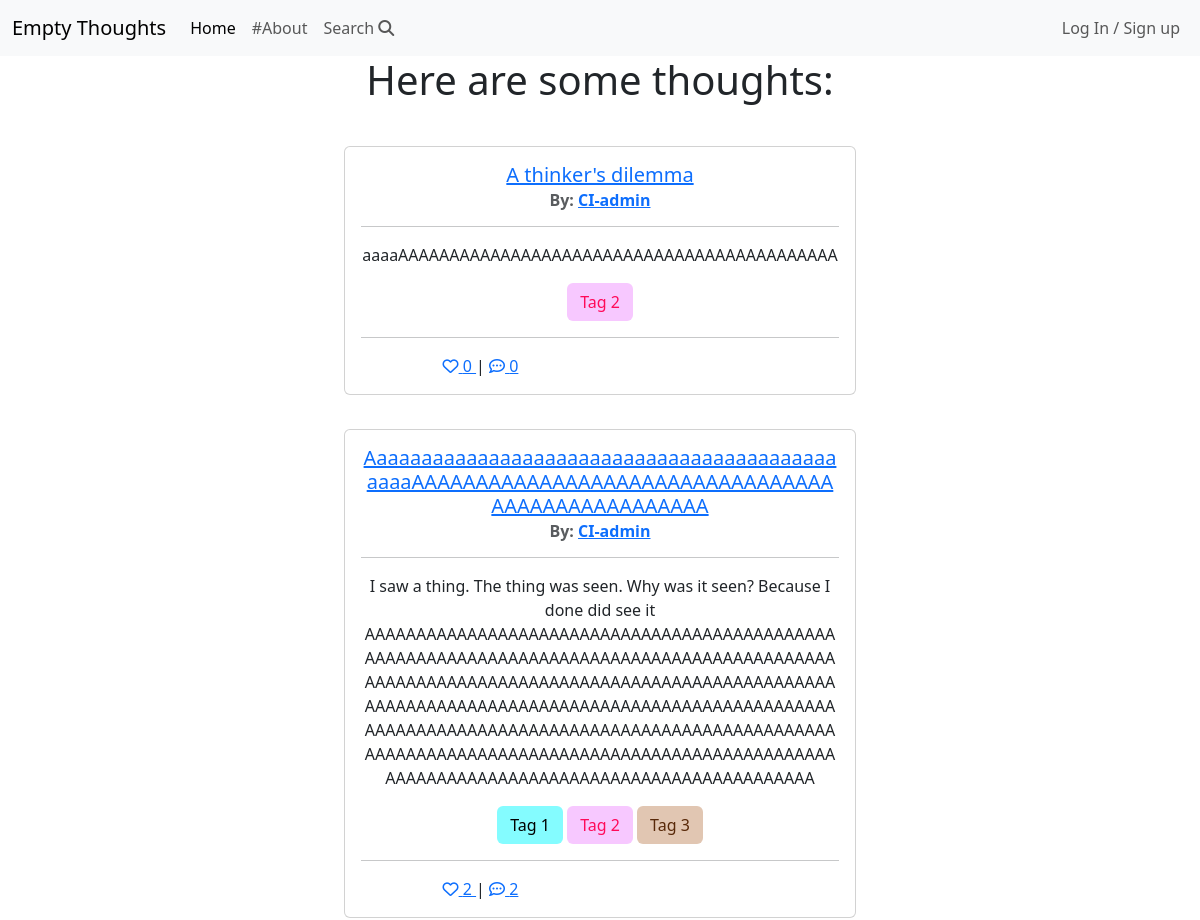
Before: / (upper part) with the older database file.
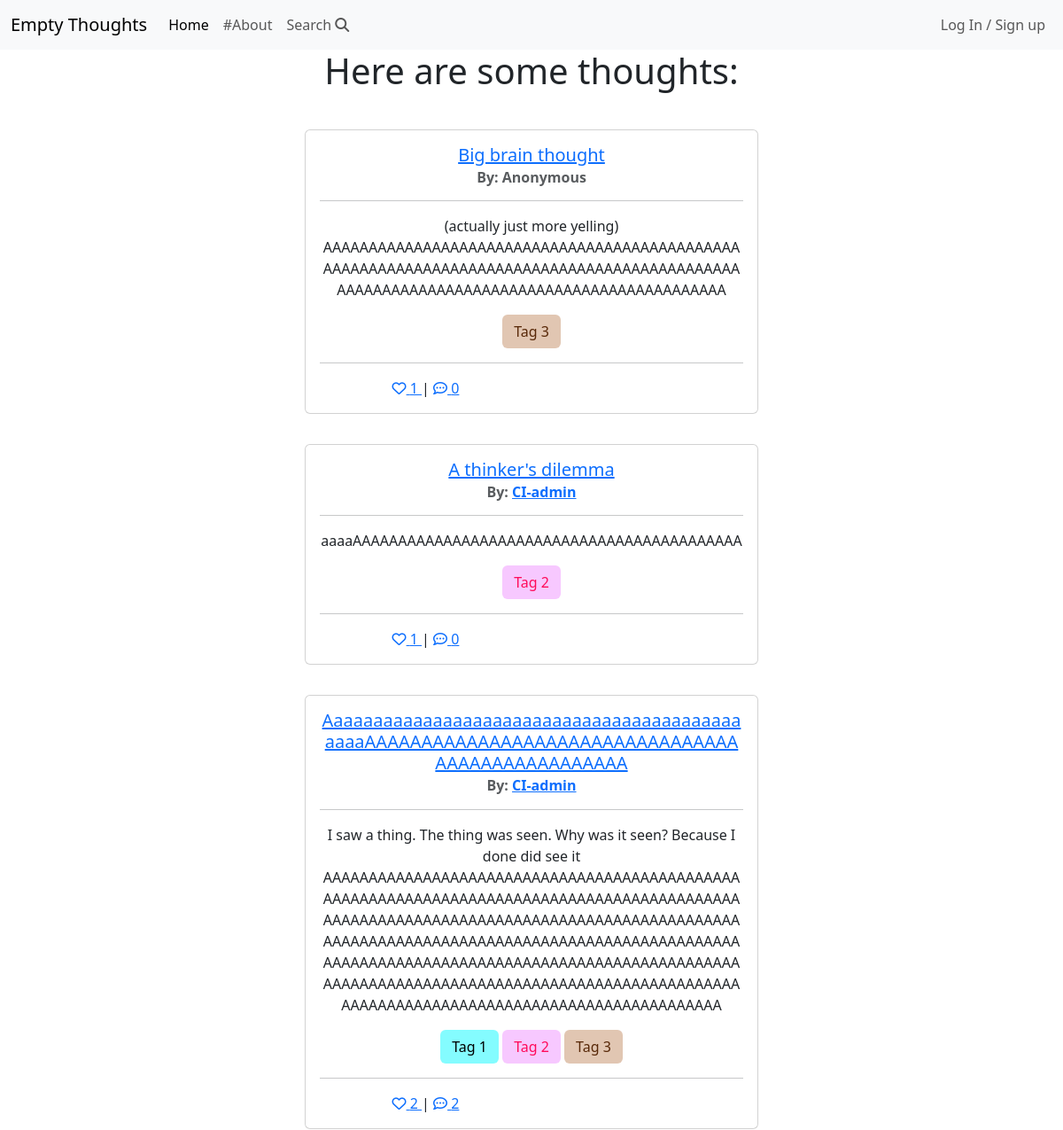
After: the same page with the newer database file.
### thoughts/models.py (models this page shows, shortened)
class Thought(models.Model):
    title = models.CharField(
        max_length=96, null=False, blank=False, default="Untitled Thought")
    author = models.ForeignKey(
        User,
        on_delete=models.CASCADE,
        related_name='thoughts'
        )
    content = models.TextField(max_length=400, null=False, blank=False)
    time = models.TimeField(default=timezone.now)
    anonymous = models.BooleanField(null=False, blank=False, default=True)
    date_created = models.DateTimeField(auto_now_add=True)
    date_updated = models.DateTimeField(auto_now=True)
    likes = models.ManyToManyField(
        User,
        related_name="thought_likes",
        blank=True
        )
    tags = models.ManyToManyField(Tag, blank=True)
    class Meta:
        ordering = ['-date_created']
    def number_of_likes(self):
        return self.likes.count()
    def number_of_comments(self):
        return self.comment_thought.count()

class Tag(models.Model):
    name = models.CharField(max_length=40)
    text_color = ColorField(default='#FF0000')
    bg_color = ColorField(default='#FF0000')
    @admin.display
    def colored_name(self):
        return format_html(
            '<span class="btn" style="color: {}; background-color: {}">{}</span>',
            self.text_color,
            self.bg_color,
            self.name,
        )
    class Meta:
        ordering = ['name']

### thoughts/views.py (the view, shortened to what this page needs)
# urls.py: path('', views.ThoughtList.as_view(), name='home'),
class ThoughtList(generic.ListView):
    model = Thought
    queryset = Thought.objects.order_by('-date_created')
    template_name = 'thoughts/view_thoughts.html'
    paginate_by = 10

### templates/thoughts/view_thoughts.html (shortened to what this page needs)
{% extends 'base.html' %}
{% block content %}
{% load static %}
<div class="container text-center">
    <h1>Here are some thoughts:</h1>
    {% if user.is_authenticated %}
    <a href="/add">
        <button type="button" class="btn btn-primary btn-lg">Create new thought?</button>
    </a>
    {% else %}
    <br>
    {% endif %}
    {% for thought in thought_list %}
        <div class="card center">
            <div class="card-body">
                <h5 class="card-title">
                    <a href="/view/{{thought.id}}">
                    {{thought.title}}
                    </a>
                </h5>
                <h6 class="card-subtitle mb-2 text-body-secondary">
                    {% if thought.anonymous %}
                    <strong>By: Anonymous</strong>
                    {% else %}
                    <strong>By: <a href="/user/{{thought.author.pk}}">{{thought.author}}</a></strong>
                    {% endif %}</h6>
                <hr>
                <p class="card-text">{{thought.content}} </p>
                {% for tag in thought.tags.all %}
                <a href="#">{{ tag.colored_name }}</a>
                {% endfor %}
                <hr>
                <div class="container-fluid">
                    <div class="row">
                        <div class="col">
                            <span class="">
                                <a href="/like/{{thought.id}}">
                            {% if request.user in thought.likes.all %}
                            <i class="fa-solid fa-heart"></i>
                            {% else %}
                            <i class="fa-regular fa-heart"></i>
                            {% endif %}
                            {{ thought.number_of_likes }} </a>|
                            <a href="/view/{{thought.id}}">
                                <i class="fa-regular fa-comment-dots"></i> {{ thought.number_of_comments }}
                            </a>
                            </span>
                        </div>
                    </div>
                </div>
            </div>
        </div>
        <br>
        {% empty %}
        <p>No thoughts, head empty...</p>
    {% endfor %}
</div>
{%endblock%}

Changed rows visible on the page:
added Thought: title "Big brain thought", anonymous "By: Anonymous", content "(actually just more yelling) AAAAAAAAAAAAAAAAAAAAAAAAAAAAAAAAAAAAAAAAAAAAAAAAAAAAAAAAAAAAAAAAAAAAAAAAAAAAAAAAAAAAAAAAAAAAAAAAAAAAAAAAAAAAAAAAAAAAAAAAAAAAAAAAAAAAAAA", number_of_likes "1", number_of_comments "0", Tag (colored_name "Tag 3")
computed for Thought "A thinker's dilemma": number_of_likes "0" → "1"
